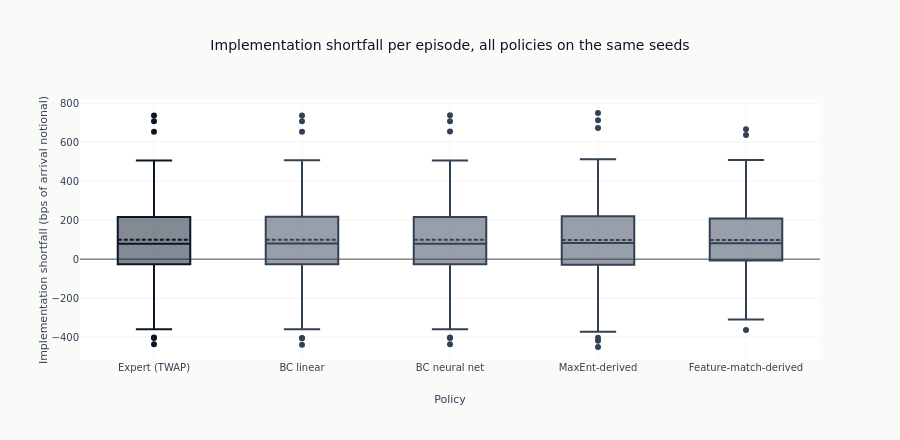

Notebook code for this chart:
### Markdown cell above
### Cost of every policy on the same episodes

The table above gives each policy's mean and dispersion; the figure gives the
whole distribution, which is what decides whether two means are far apart.

### Code cell
fig = go.Figure()
for name, result in shortfall_by_policy.items():
    fig.add_trace(
        go.Box(
            y=shortfall_bps(result),
            name=name,
            boxmean=True,
            marker_color=COLORS["blue"] if name == "Expert (TWAP)" else COLORS["neutral"],
            showlegend=False,
        )
    )
fig.update_layout(
    title="Implementation shortfall per episode, all policies on the same seeds",
    xaxis_title="Policy",
    yaxis_title="Implementation shortfall (bps of arrival notional)",
    height=440,
)
show_plotly_with_alt(
    fig,
    "A box per policy over the per-episode implementation shortfall in basis points, the expert drawn darker than the four fitted policies.",
)

### Figure 1 — Plotly figure (JSON) as saved in the notebook; plotly's stock layout.template omitted (floating-point values rounded to 4 significant figures; data arrays with more than 128 entries replaced by an {"elided": "..."} marker saying what was removed)
{"data": [{"boxmean": true, "marker": {"color": "#0a1628"}, "name": "Expert (TWAP)", "showlegend": false, "type": "box", "y": {"elided": "200 float values"}}, {"boxmean": true, "marker": {"color": "#334155"}, "name": "BC linear", "showlegend": false, "type": "box", "y": {"elided": "200 float values"}}, {"boxmean": true, "marker": {"color": "#334155"}, "name": "BC neural net", "showlegend": false, "type": "box", "y": {"elided": "200 float values"}}, {"boxmean": true, "marker": {"color": "#334155"}, "name": "MaxEnt-derived", "showlegend": false, "type": "box", "y": {"elided": "200 float values"}}, {"boxmean": true, "marker": {"color": "#334155"}, "name": "Feature-match-derived", "showlegend": false, "type": "box", "y": {"elided": "200 float values"}}], "layout": {"height": 440, "title": {"text": "Implementation shortfall per episode, all policies on the same seeds"}, "xaxis": {"title": {"text": "Policy"}}, "yaxis": {"title": {"text": "Implementation shortfall (bps of arrival notional)"}}}}
